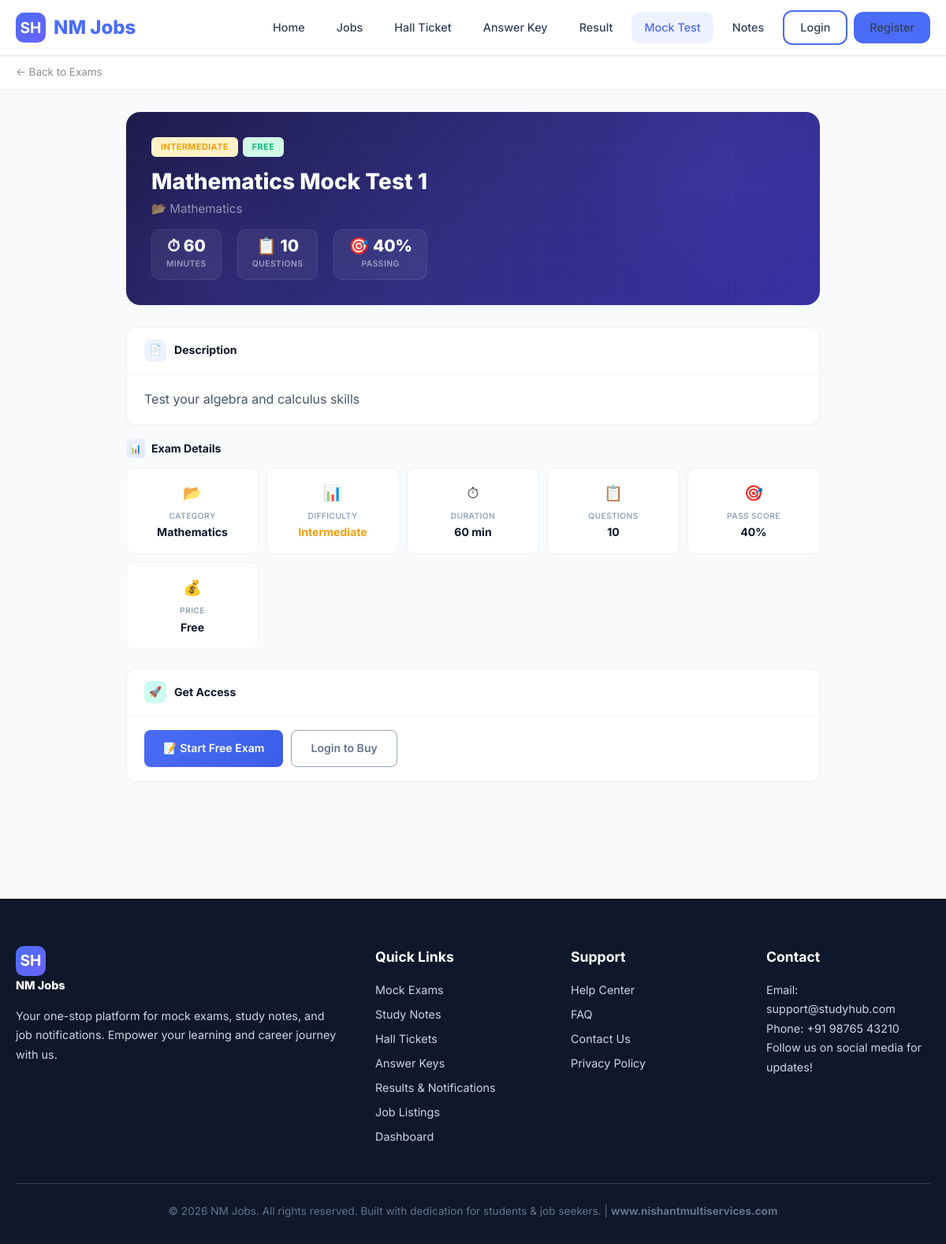
Page /exams/details.php?id=1 on the committed database.
### tables this page shows
CREATE TABLE exams (
    id INT AUTO_INCREMENT PRIMARY KEY,
    title VARCHAR(200) NOT NULL,
    description TEXT,
    category_id INT,
    duration_minutes INT NOT NULL DEFAULT 60,
    total_questions INT NOT NULL DEFAULT 0,
    passing_score INT DEFAULT 40,
    difficulty ENUM('beginner', 'intermediate', 'advanced') DEFAULT 'intermediate',
    is_free TINYINT(1) DEFAULT 1,
    price DECIMAL(10,2) DEFAULT 0.00,
    image VARCHAR(255),
    is_active TINYINT(1) DEFAULT 1,
    created_at TIMESTAMP DEFAULT CURRENT_TIMESTAMP,
    FOREIGN KEY (category_id) REFERENCES categories(id) ON DELETE SET NULL
);

CREATE TABLE categories (
    id INT AUTO_INCREMENT PRIMARY KEY,
    name VARCHAR(100) NOT NULL,
    slug VARCHAR(100) NOT NULL UNIQUE,
    icon VARCHAR(50) DEFAULT 'folder',
    description TEXT,
    type ENUM('exam', 'note', 'job') DEFAULT 'note'
);

### config/database.php (called while the page is built, shortened)
<?php
function isLoggedIn() {
    return isset($_SESSION['user_id']);
}

### exams/details.php (the view, shortened to what this page needs)
<?php
require_once '../config/database.php';
$id = intval($_GET['id'] ?? 0);
$exam = $conn->query("SELECT e.*, c.name as category_name, c.slug as category_slug,
                       (SELECT COUNT(*) FROM questions WHERE exam_id = e.id) as question_count
                       FROM exams e
                       LEFT JOIN categories c ON e.category_id = c.id
                       WHERE e.id = $id AND e.is_active = 1")->fetch_assoc();
include '../includes/header.php';
$difficultyColor = match($exam['difficulty']) {
    'beginner' => '#10b981',
    'intermediate' => '#f59e0b',
    'advanced' => '#ef4444',
    default => '#6366f1'
};
?>
<div class="dt-bar">
    <div class="container">
        <div class="dt-bar-inner">
            <a href="index.php" class="dt-bar-back">← Back to Exams</a>
        </div>
    </div>
</div>
<section class="section" style="padding-top:0;">
    <div class="container" style="max-width:920px;">
        <div class="dt-hero">
            <div class="dt-hero-grid"></div>
            <div class="dt-hero-content">
                <div class="dt-hero-tags">
                    <span class="dt-hero-tag diff"><?php echo ucfirst($exam['difficulty']); ?></span>
                    <span class="dt-hero-tag" style="background:<?php echo $exam['is_free'] ? '#d1fae5' : '#fef3c7'; ?>;color:<?php echo $exam['is_free'] ? '#10b981' : '#d97706'; ?>;"><?php echo $exam['is_free'] ? 'Free' : '₹'.number_format($exam['price'], 0); ?></span>
                </div>
                <h1><?php echo htmlspecialchars($exam['title']); ?></h1>
                <div class="dt-hero-org">📂 <?php echo htmlspecialchars($exam['category_name'] ?? 'General'); ?></div>
                <div class="dt-hero-stats">
                    <div class="dt-hero-stat">
                        <div class="hs-num">⏱ <?php echo $exam['duration_minutes']; ?></div>
                        <div class="hs-label">Minutes</div>
                    </div>
                    <div class="dt-hero-stat">
                        <div class="hs-num">📋 <?php echo $exam['question_count'] ?: $exam['total_questions']; ?></div>
                        <div class="hs-label">Questions</div>
                    </div>
                    <div class="dt-hero-stat">
                        <div class="hs-num">🎯 <?php echo $exam['passing_score']; ?>%</div>
                        <div class="hs-label">Passing</div>
                    </div>
                </div>
            </div>
        </div>
        <?php if ($exam['description']): ?>
        <div class="dt-card">
            <div class="dt-card-hd"><div class="hd-icon" style="background:#eef2ff;color:#4f46e5;">📄</div><h3>Description</h3></div>
            <div class="dt-card-bd"><p><?php echo nl2br(htmlspecialchars($exam['description'])); ?></p></div>
        </div>
        <?php endif; ?>
        <div style="margin-bottom:24px;">
            <div style="display:flex;align-items:center;gap:8px;margin-bottom:12px;">
                <div style="width:24px;height:24px;border-radius:6px;background:linear-gradient(135deg,#eef2ff,#e0e7ff);color:var(--primary);display:flex;align-items:center;justify-content:center;font-size:.75rem;">📊</div>
                <h3 style="font-size:.88rem;font-weight:700;color:#0f172a;margin:0;">Exam Details</h3>
            </div>
            <div class="dt-hl">
                <div class="dt-hli">
                    <div class="hli-icon">📂</div>
                    <div class="hli-lbl">Category</div>
                    <div class="hli-val"><?php echo htmlspecialchars($exam['category_name'] ?? 'General'); ?></div>
                </div>
                <div class="dt-hli">
                    <div class="hli-icon">📊</div>
                    <div class="hli-lbl">Difficulty</div>
                    <div class="hli-val" style="color:<?php echo $difficultyColor; ?>;"><?php echo ucfirst($exam['difficulty']); ?></div>
                </div>
                <div class="dt-hli">
                    <div class="hli-icon">⏱</div>
                    <div class="hli-lbl">Duration</div>
                    <div class="hli-val"><?php echo $exam['duration_minutes']; ?> min</div>
                </div>
                <div class="dt-hli">
                    <div class="hli-icon">📋</div>
                    <div class="hli-lbl">Questions</div>
                    <div class="hli-val"><?php echo $exam['question_count'] ?: $exam['total_questions']; ?></div>
                </div>
                <div class="dt-hli">
                    <div class="hli-icon">🎯</div>
                    <div class="hli-lbl">Pass Score</div>
                    <div class="hli-val"><?php echo $exam['passing_score']; ?>%</div>
                </div>
                <div class="dt-hli">
                    <div class="hli-icon">💰</div>
                    <div class="hli-lbl">Price</div>
                    <div class="hli-val"><?php echo $exam['is_free'] ? 'Free' : '₹'.number_format($exam['price'], 0); ?></div>
                </div>
            </div>
        </div>
        <?php
        $already_purchased = isLoggedIn() && $conn->query("SELECT id FROM purchases WHERE user_id = {$_SESSION['user_id']} AND item_type = 'exam' AND item_id = {$exam['id']} AND status = 'completed'")->num_rows > 0;
        $can_access = $exam['is_free'] || $already_purchased;
        ?>
        <div class="dt-card">
            <div class="dt-card-hd"><div class="hd-icon" style="background:#ccfbf1;color:#0d9488;">🚀</div><h3>Get Access</h3></div>
            <div class="dt-card-bd">
                <div class="dt-actions">
                    <?php if ($can_access): ?>
                        <a href="take_exam.php?id=<?php echo $exam['id']; ?>" class="start">📝 <?php echo $exam['is_free'] ? 'Start Free Exam' : 'Access Exam'; ?></a>
                    <?php else: ?>
                        <a href="../payment/checkout.php?type=exam&id=<?php echo $exam['id']; ?>" class="start">🛒 Buy Now — ₹<?php echo number_format($exam['price'], 0); ?></a>
                    <?php endif; ?>
                    <?php if (!isLoggedIn()): ?>
                        <a href="../auth/login.php" class="sv" style="border-color:#94a3b8;color:#64748b;">Login to Buy</a>
                    <?php endif; ?>
                </div>
            </div>
        </div>
    </div>
</section>
<?php include '../includes/footer.php'; ?>

### css/style.css (style rules this page uses)
:root { --primary: #4A6CF7; --primary-dark: #3B5DE7; --primary-light: #EEF1FF; --secondary: #6C63FF; --success: #10B981; --success-light: #D1FAE5; --warning: #F59E0B; --warning-light: #FEF3C7; --danger: #EF4444; --danger-light: #FEE2E2; --info: #3B82F6; --info-light: #DBEAFE; --dark: #0F172A; --gray-900: #1E293B; --gray-700: #334155; --gray-500: #64748B; --gray-300: #CBD5E1; --gray-200: #E2E8F0; --gray-100: #F1F5F9; --white: #FFFFFF; --bg: #F8FAFC; --shadow-sm: 0 1px 2px rgba(0,0,0,0.05); --shadow: 0 4px 6px -1px rgba(0,0,0,0.1), 0 2px 4px -2px rgba(0,0,0,0.1); --shadow-lg: 0 10px 15px -3px rgba(0,0,0,0.1), 0 4px 6px -4px rgba(0,0,0,0.1); --shadow-xl: 0 20px 25px -5px rgba(0,0,0,0.1), 0 8px 10px -6px rgba(0,0,0,0.1); --radius: 12px; --radius-lg: 16px; --radius-full: 9999px; --transition: all 0.3s cubic-bezier(0.4, 0, 0.2, 1); }
*, *::before, *::after { box-sizing: border-box; margin: 0; padding: 0; }
html { scroll-behavior: smooth; }
body { font-family: 'Inter', -apple-system, BlinkMacSystemFont, sans-serif; background: var(--bg); color: var(--gray-900); line-height: 1.6; min-height: 100vh; }
a { text-decoration: none; color: var(--primary); transition: var(--transition); }
.container { max-width: 1200px; margin: 0 auto; padding: 0 20px; }
.section { padding: 70px 0; }

### rows in the picture
exams: difficulty "INTERMEDIATE", title "Mathematics Mock Test 1", category.name "Mathematics", duration_minutes "60", passing_score "40", description "Test your algebra and calculus skills", difficulty "Intermediate"

### other values in the picture
SITE_NAME "NM Jobs"
$exam['question_count'] ?: $exam['total_questions'] "10"
